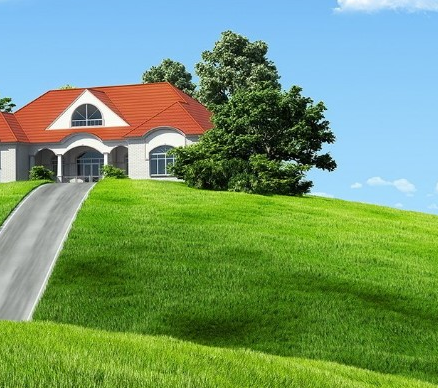
#> input picture StichImage/Image/w2.png, 438 x 388 px
$ python ImageStiching.py
#> lines starting #> are read from the running program, lines starting #| are printed output that depends on the picture
'''
import cv2
from Stitcher import Stitcher
#import imutils
#if __name__ == "_main_":
# 读取拼接图片
imageA = cv2.imread('house1.jpg')
imageB = cv2.imread('house2.jpg')
#imageA = imutils.resize(imageA, width=400)
#imageB = imutils.resize(imageB, width=400)
# 把图片拼接成全景图
stitcher = Stitcher()
print(0)
(result,vis) = stitcher.stitch([imageA,imageB], showMatches=True)

#(result, vis) = Stitcher().stitch([imageA, imageB], showMatches=True)
# 显示所有图片
cv2.imwrite('image_A.jpg', imageA)
cv2.imwrite('Image B.jpg', imageB)
cv2.imshow("KeypointMatches", vis)
cv2.imshow("Result", result)
cv2.waitKey(0)
cv2.destroyAllWindows()
'''
import numpy as np
import imutils
import cv2


class Stitcher:
    #def __init__(self):
       # self.isv3 = imutils.is_cv3(or_better=True)

    def stitch(self, image_a, image_b, ratio=0.75, reprojThresh=5.0,
               showMatches=False):

        # 简单地检测关键点并从两个图像中提取局部不变量描述符SIFT并匹配
        # (imageB, imageA) = images
        imageA = image_a
        imageB = image_b
        (kpsA, featuresA) = self.detectAndDescribe(imageA)
        (kpsB, featuresB) = self.detectAndDescribe(imageB)

        M = self.matchKeypoints(kpsA, kpsB, featuresA, featuresB, ratio, reprojThresh)

        # 没有足够的匹配关键点，返回空
        if M is None:
            #return None
            print(0)

        # 应用透视变换将图像缝合在一起
        (matches, H, status) = M
        result = cv2.warpPerspective(imageA, H, (imageA.shape[1] + imageB.shape[1], imageA.shape[0]))
        result[0:imageB.shape[0], 0:imageB.shape[1]] = imageB

        # 检查是否应该可视化关键点匹配
        if showMatches:
            vis = self.drawMatches(imageA, imageB, kpsA, kpsB, matches, status)
            return (result, vis)

        # 返回缝合图像
        return result

    def detectAndDescribe(self, image):
        """
        :param image:
        :return: 特征描述点
        """
        # descriptor = cv2.xfeatures2d.SIFT_create()
        descriptor = cv2.ORB_create()
        # 检测SIFT特征点，并计算描述子
        # (kps, features) = descriptor.detectAndCompute(image, None)
        (kps, features) = descriptor.detectAndCompute(image, None)
        kps = np.float32([kp.pt for kp in kps])
        return (kps, features)

    def matchKeypoints(self, kpsA, kpsB, featuresA, featuresB,
                       ratio, reprojThresh):
        # matcher = cv2.DescriptorMatcher_create("BruteForce")
        matcher = cv2.BFMatcher()
        rawMatches = matcher.knnMatch(featuresA, featuresB, 2)
        matches = []

        for m in rawMatches:
            if len(m) == 2 and m[0].distance < m[1].distance * ratio:
                matches.append((m[0].trainIdx, m[0].queryIdx))

        # 计算两组点之间的单应性需要  至少初始的四组匹配。
        if len(matches) > 4:
            ptsA = np.float32([kpsA[i] for (_, i) in matches])
            ptsB = np.float32([kpsB[i] for (i, _) in matches])
            (H, status) = cv2.findHomography(ptsA, ptsB, cv2.RANSAC, reprojThresh)
            return (matches, H, status)
        return None

    # 可视化
    def drawMatches(self, imageA, imageB, kpsA, kpsB, matches, status):
        (hA, wA) = imageA.shape[:2]
        (hB, wB) = imageB.shape[:2]
        vis = np.zeros((max(hA, hB), wA + wB, 3), dtype="uint8")
        vis[0:hA, 0:wA] = imageA
        vis[0:hB, wA:] = imageB

        for ((trainIdx, queryIdx), s) in zip(matches, status):
            # 仅当关键点成功匹配时才处理匹配
            if s == 1:
                ptA = (int(kpsA[queryIdx][0]), int(kpsA[queryIdx][1]))
                ptB = (int(kpsB[trainIdx][0]) + wA, int(kpsB[trainIdx][1]))
                cv2.line(vis, ptA, ptB, (0, 255, 0), 1)
        return vis


if __name__ == '__main__':
    imageA = cv2.imread('w2.png')
#> imageA is the input picture: shape (388, 438, 3); mean B, G, R 108.2, 153.5, 116.2

    img1 = cv2.resize( imageA , (500, 300), interpolation=cv2.INTER_CUBIC)
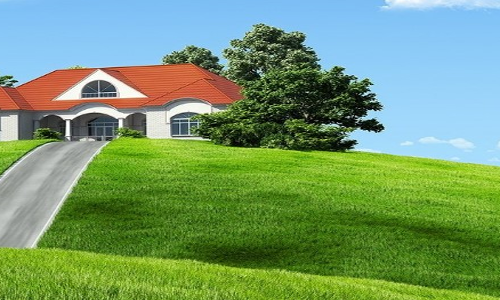
#> img1: shape (300, 500, 3); mean B, G, R 108.2, 153.5, 116.2
    gray1 = cv2.cvtColor(imageA, cv2.COLOR_BGR2GRAY)  # 灰度化
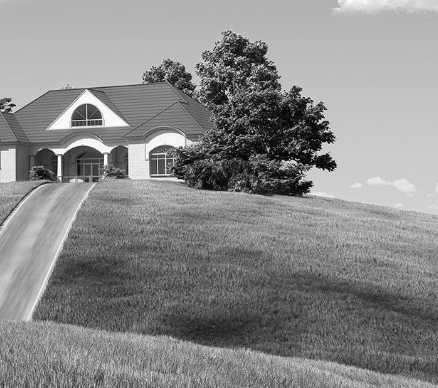
#> gray1: shape (388, 438); min 1, max 255, mean 137.2

    imageB = cv2.imread('w1.png')
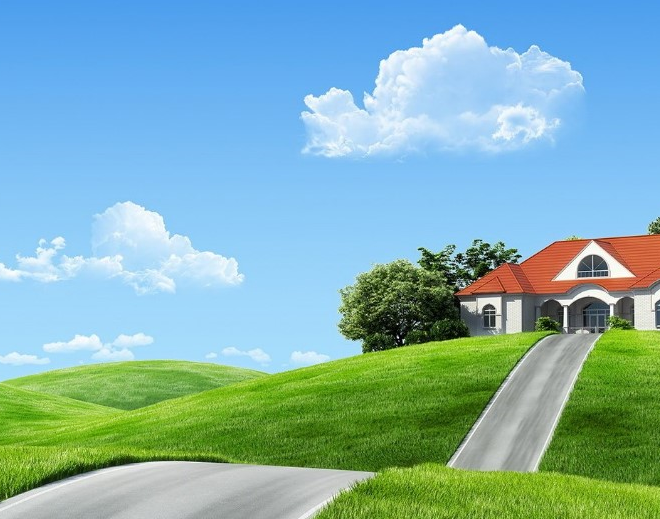
#> input picture StichImage/Image/w1.png, 660 x 519 px
#> imageB is the input picture: shape (519, 660, 3); mean B, G, R 177.5, 177.9, 130.5

    img2 = cv2.resize(imageB, (500, 300), interpolation=cv2.INTER_CUBIC)
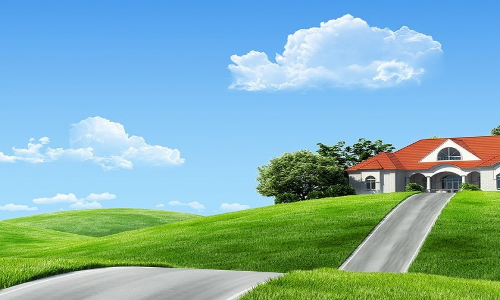
#> img2: shape (300, 500, 3); mean B, G, R 177.5, 177.9, 130.5
    gray2 = cv2.cvtColor(imageB, cv2.COLOR_BGR2GRAY)
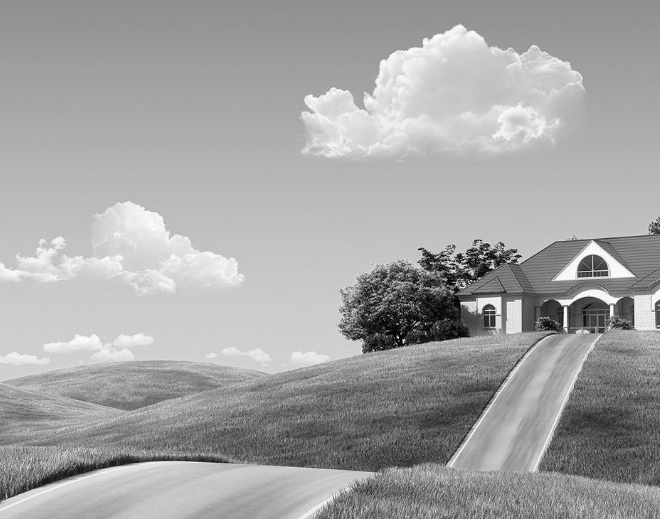
#> gray2: shape (519, 660); min 0, max 255, mean 163.7

    imageA = imutils.resize(imageA, width=400,height=500)
#> imageA: shape (354, 400, 3)
    imageB = imutils.resize(imageB, width=400,height=500)
#> imageB: shape (314, 400, 3)
    # 将图像缝合在一起以创建全景图
    stitcher = Stitcher()
    (result, vis) = stitcher.stitch(imageA, imageB, showMatches=True)
#> in detectAndDescribe, `(kps, features) = descriptor.detectAndCompute(image, None)`: kps = 500 keypoints; strongest (x, y, size): (53, 144, 37.2), (296, 143, 92.6), (96, 142, 31), (282, 168, 37.2)
#> in detectAndDescribe, `kps = np.float32([kp.pt for kp in kps])`: kps = 500 pairs, first value 46.8 to 306, second value 42 to 178.3
#> in stitch, `(kpsA, featuresA) = self.detectAndDescribe(imageA)`: kpsA has the same summary as kps in detectAndDescribe
#> in detectAndDescribe (call 2), `(kps, features) = descriptor.detectAndCompute(image, None)`: kps = 485 keypoints; strongest (x, y, size): (340, 186, 31), (344, 183, 31), (297, 184, 44.6), (296, 187, 31)
#> in stitch, `(kpsB, featuresB) = self.detectAndDescribe(imageB)`: kpsB = 485 pairs, first value 95.55 to 368, second value 131.4 to 233.9
#> in matchKeypoints, `rawMatches = matcher.knnMatch(featuresA, featuresB, 2)`: rawMatches = 500 matches
#> after the loop in matchKeypoints, `for m in rawMatches:`: matches = [(423, 16), (459, 93), (13, 120), (20, 134), (62, 153), (419, 192), (16, 206), (20, 207), (42, 209), (130, 210), (21, 213), (26, 216), (62, 239), (37, 240), (94, 273), (115, 275), (186, 280), (52, 292), (184, 297), (153, 314), (153, 364), (149, 383), (158, 447)]
#> in matchKeypoints, `ptsA = np.float32([kpsA[i] for (_, i) in matches])`: ptsA = 23 rows, first 8: [94, 142], [268, 79], [56.4, 139.2], [93.6, 142.8], [78, 84], [238.8, 42], [50.4, 142.6], [95.04, 144]
#> in matchKeypoints, `ptsB = np.float32([kpsB[i] for (i, _) in matches])`: ptsB = 23 rows, first 8: [311, 196.6], [212, 191.1], [344, 183], [368, 186], [359, 147], [296.1, 233.9], [340, 186], [368, 186]
#> in matchKeypoints, `(H, status) = cv2.findHomography(ptsA, ptsB, cv2.RANSAC, reprojThresh)`: H = [[0.796, -0.127, 309.5], [0.0716, 0.599, 92.24], [0.000446, -0.000331, 1]]; status = 23 values, max 1 at index 2, min 0 at index 0, mean 0.783
#> in stitch, `result[0:imageB.shape[0], 0:imageB.shape[1]] = imageB`:
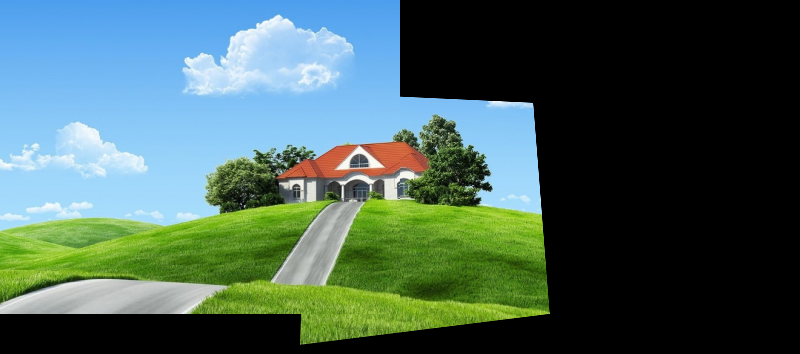
#> result: shape (354, 800, 3); mean B, G, R 89.6, 96.9, 70.7
#> the loop in drawMatches, `for ((trainIdx, queryIdx), s) in zip(matches, status):` made 23 passes
#> (trainIdx, queryIdx, s, ptA, ptB) on passes 3, 4, 5, 7, 8, 9, 11, 12, 13, 14, 15, 16: (13, 120, [1], (56, 139), (744, 183)), (20, 134, [1], (93, 142), (768, 186)), (62, 153, [1], (78, 84), (759, 147)), (16, 206, [1], (50, 142), (740, 186)), (20, 207, [1], (95, 144), (768, 186)), (42, 209, [1], (53, 145), (742, 188)), (21, 213, [1], (90, 112), (767, 165)), (26, 216, [1], (48, 136), (739, 182)), (62, 239, [1], (79, 83), (759, 147)), (37, 240, [1], (50, 162), (740, 200)), (94, 273, [1], (74, 95), (756, 154)), (115, 275, [1], (57, 138), (744, 182))
#> (trainIdx, queryIdx, s) on passes 1, 2, 6, 10, 23: (423, 16, [0]), (459, 93, [0]), (419, 192, [0]), (130, 210, [0]), (158, 447, [0])
#> after the loop in drawMatches, `for ((trainIdx, queryIdx), s) in zip(matches, status):`:
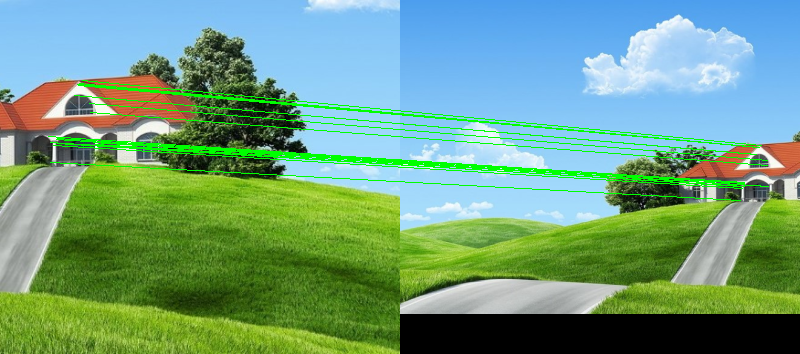
#> vis: shape (354, 800, 3); mean B, G, R 127.5, 158.8, 111.7

    cv2.imshow("Image A", imageA)
    cv2.imshow("Image B", imageB)
    cv2.imshow("Keypoint Matches", vis)
    cv2.imshow("Result", result)
    cv2.waitKey(0)
